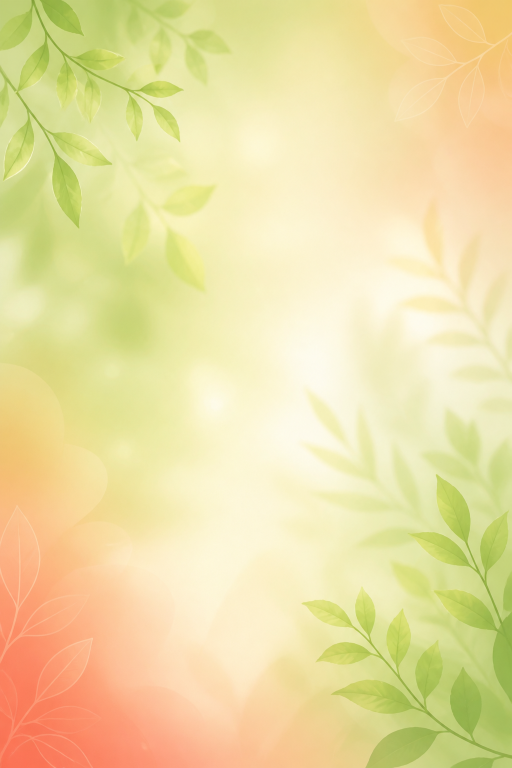
#> input picture store-listing/sources/store-bg-spring-soft.png, 1024 x 1536 px (shown at 1/2 size)
$ python generate_feature_graphic.py
#> lines starting #> are read from the running program, lines starting #| are printed output that depends on the picture
"""Niyetsen — Play Store feature graphic (1024×500), v2 'İlkbahar'.

v1 sorunu: açık zeminde beyaz slogan okunmuyordu. v2: yumuşak krem panel +
koyu yaprak tipografi (Fraunces başlık, Manrope gövde) + akış çipleri.
Üret: cd store-listing && python3 generate_feature_graphic.py
"""
from __future__ import annotations

from pathlib import Path

from PIL import Image, ImageDraw, ImageFilter, ImageFont

ROOT = Path(__file__).resolve().parent
GF = ROOT.parent / "mobile" / "node_modules" / "@expo-google-fonts"

W, H = 1024, 500
INK = (31, 42, 30)          # koyu yaprak (#1F2A1E)
INK_SOFT = (74, 94, 70)
LEAF = (53, 129, 74)        # #35814A
CORAL = (224, 104, 66)      # #E06842
CREAM = (255, 252, 244)


def _font(family: str, size: int) -> ImageFont.FreeTypeFont:
    paths = {
        "display": GF / "fraunces" / "600SemiBold" / "Fraunces_600SemiBold.ttf",
        "bold": GF / "manrope" / "800ExtraBold" / "Manrope_800ExtraBold.ttf",
        "medium": GF / "manrope" / "500Medium" / "Manrope_500Medium.ttf",
    }
    try:
        return ImageFont.truetype(str(paths[family]), size)
    except OSError:
        return ImageFont.truetype(
            "/System/Library/Fonts/Supplemental/Arial Unicode.ttf", size
        )


def main() -> None:
    bg = Image.open(ROOT / "sources" / "store-bg-spring-soft.png").convert("RGB")
#> bg is the input picture: PIL image 1024x1536 RGB; mean R, G, B 235.4, 221.1, 162.4
    scale = max(W / bg.width, H / bg.height)
#> scale = 1
    bg = bg.resize((round(bg.width * scale), round(bg.height * scale)), Image.LANCZOS)
    left = (bg.width - W) // 2
#> left = 0
    top = (bg.height - H) // 2
#> top = 518
    canvas = bg.crop((left, top, left + W, top + H)).convert("RGBA")
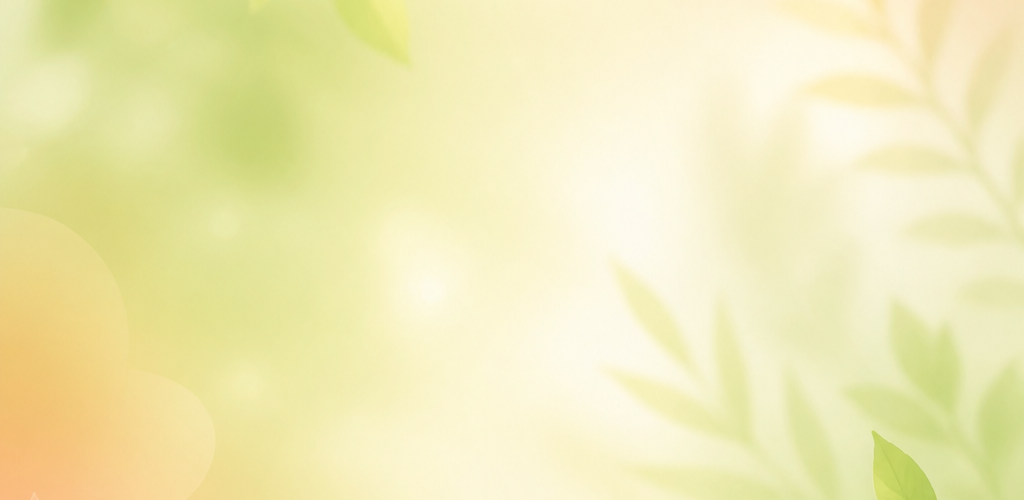
#> canvas: PIL image 1024x500 RGBA; mean R, G, B, A 239.6, 234.2, 181.1, 255

    # Okunurluk paneli: sol 2/3'e yumuşak krem yıkama (degrade)
    overlay = Image.new("RGBA", (W, H), (0, 0, 0, 0))
#> overlay: PIL image 1024x500 RGBA; every value is 0
    odraw = ImageDraw.Draw(overlay)
    for x in range(W):
        alpha = 210 if x < 620 else max(0, 210 - int((x - 620) * (210 / 260)))
        odraw.line([(x, 0), (x, H)], fill=(255, 253, 246, alpha))
    canvas = Image.alpha_composite(canvas, overlay)
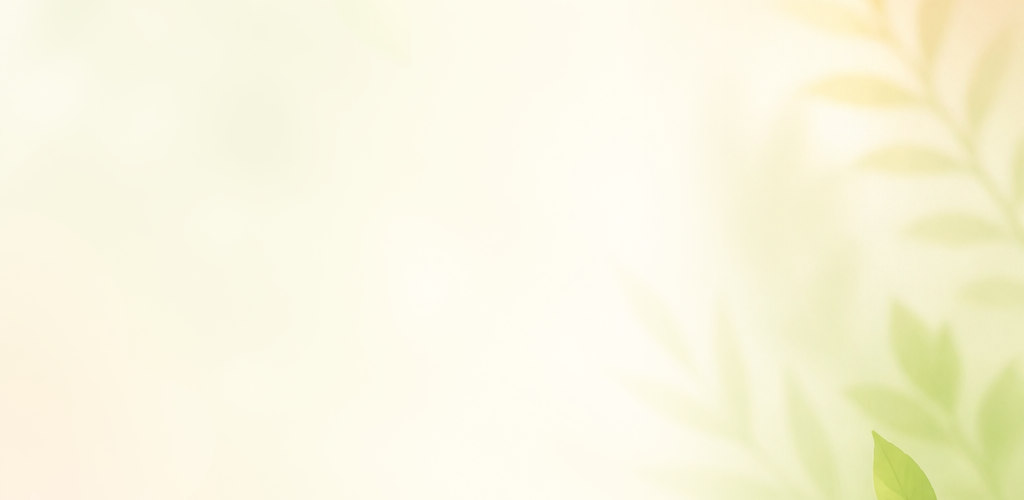
#> canvas: PIL image 1024x500 RGBA; mean R, G, B, A 248.7, 245.9, 222.2, 255

    # Logo karosu (yumuşak gölgeli)
#> (the run stopped early here; a loop or call above may not have finished)

$ run again, with store-listing/sources/store-bg-dawn-cream.png copied over store-listing/sources/store-bg-spring-soft.png
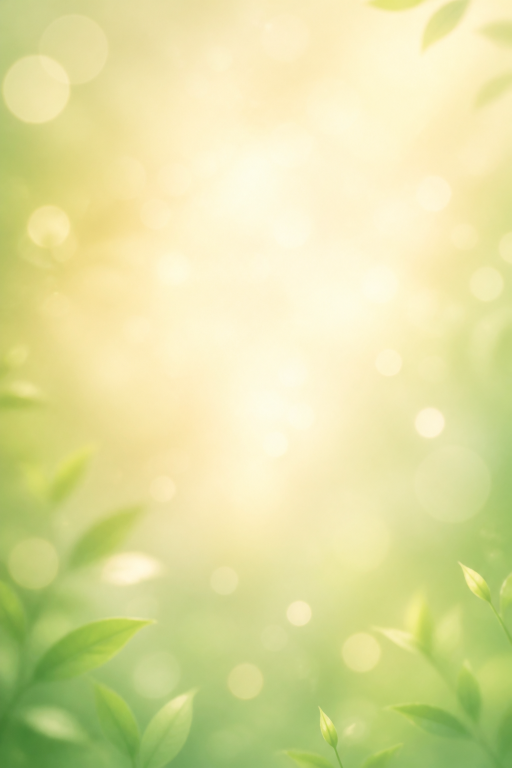
#> input picture store-listing/sources/store-bg-dawn-cream.png, 1024 x 1536 px (shown at 1/2 size)
#> in main, bg is the input picture: PIL image 1024x1536 RGB; mean R, G, B 222.8, 223, 160.2
#> in main, `canvas = bg.crop((left, top, left + W, top + H)).convert("RGBA")`:
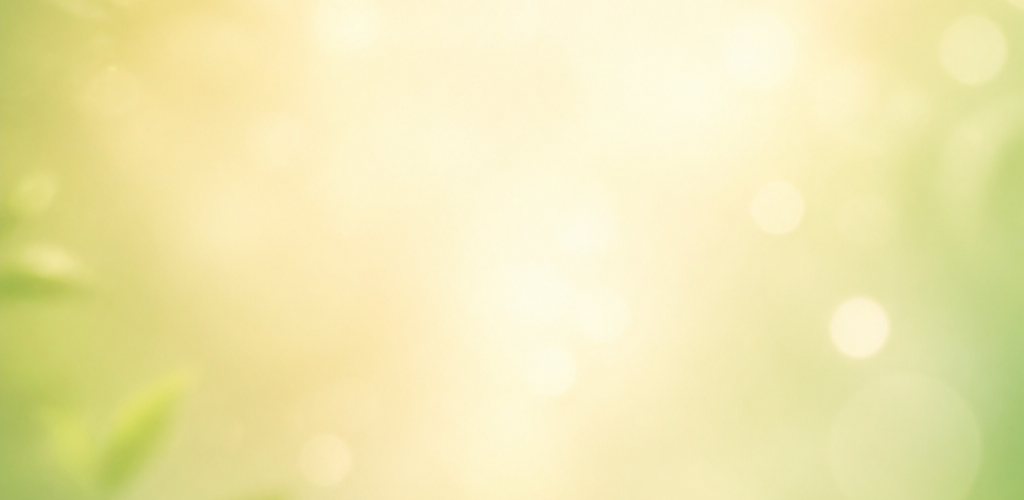
#> canvas: PIL image 1024x500 RGBA; mean R, G, B, A 238.8, 231.8, 175.5, 255
#> overlay: PIL image 1024x500 RGBA; every value is 0
#> in main, `canvas = Image.alpha_composite(canvas, overlay)`:
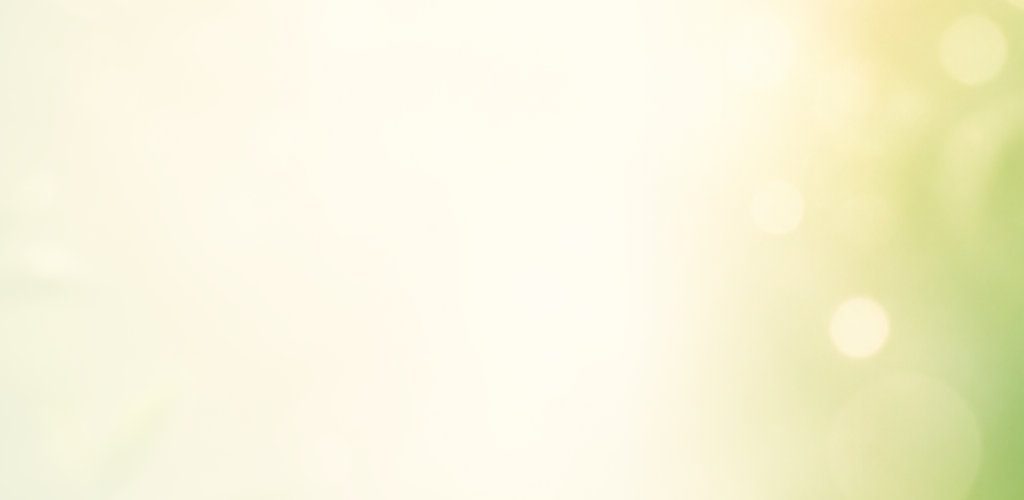
#> canvas: PIL image 1024x500 RGBA; mean R, G, B, A 246.9, 244.1, 217, 255
